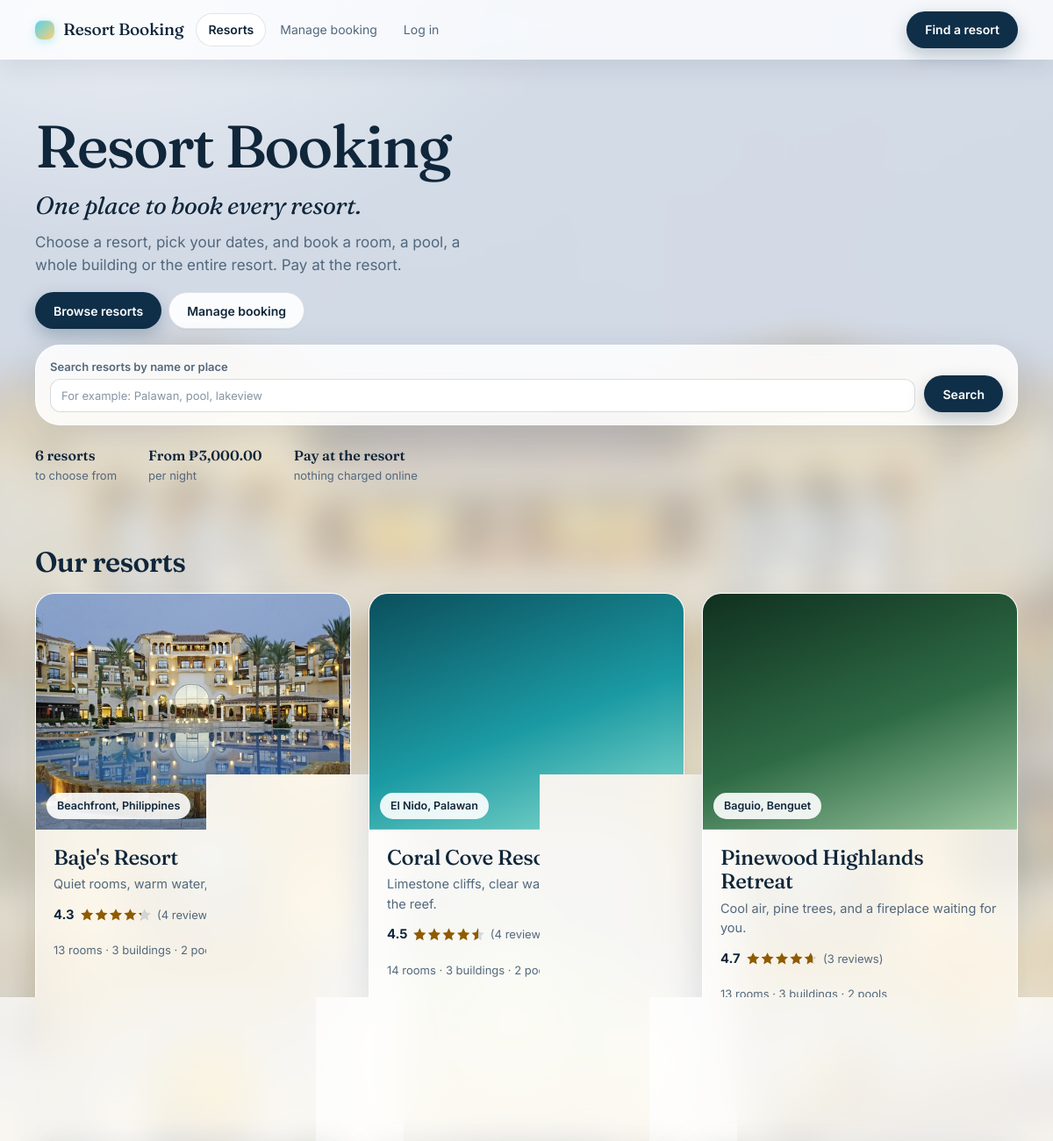
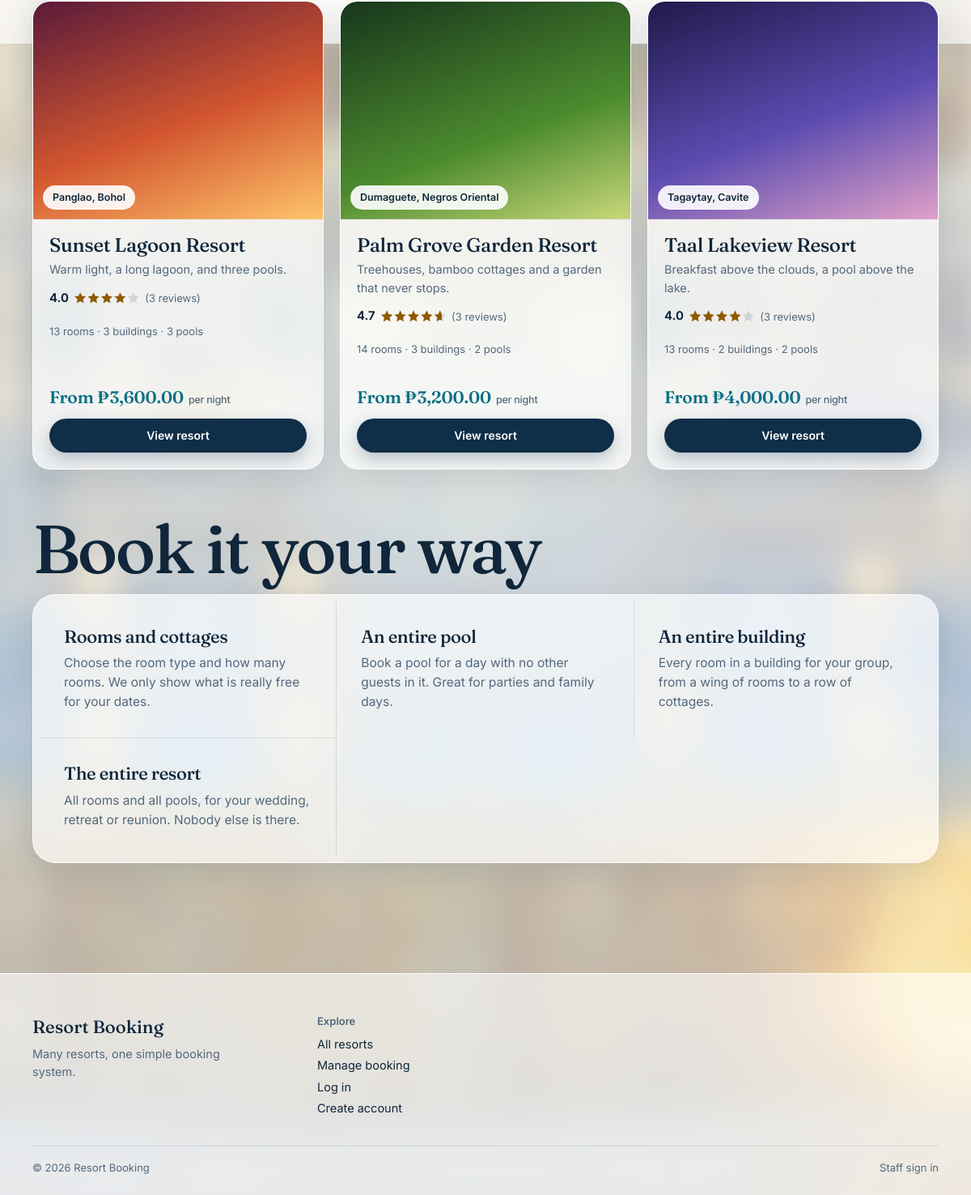
The page / on the database its author committed (2 pictures, top to bottom).
### tables this page shows
CREATE TABLE resort (
  resort_id       INT AUTO_INCREMENT PRIMARY KEY,
  slug            VARCHAR(40)  NOT NULL,               
  name            VARCHAR(100) NOT NULL,
  tagline         VARCHAR(160) NULL,
  description     TEXT NULL,
  location        VARCHAR(120) NULL,
  theme           VARCHAR(20)  NOT NULL DEFAULT 'ocean',    
  hero_image      VARCHAR(120) NULL,                   
  contact_email   VARCHAR(120) NULL,
  contact_phone   VARCHAR(40)  NULL,
  checkin_time    VARCHAR(20)  NOT NULL DEFAULT '2:00 PM',
  checkout_time   VARCHAR(20)  NOT NULL DEFAULT '12:00 NN',
  free_cancel_days INT NOT NULL DEFAULT 2,
  exclusive_rate  DECIMAL(10,2) NULL,                  
  is_active       TINYINT(1) NOT NULL DEFAULT 1,
  sort_order      INT NOT NULL DEFAULT 0,
  created_at      TIMESTAMP NOT NULL DEFAULT CURRENT_TIMESTAMP,
  CONSTRAINT uk_resort_slug UNIQUE (slug),
  CONSTRAINT ck_resort_rate CHECK (exclusive_rate IS NULL OR exclusive_rate >= 0)
);

### config.php (called while the page is built)
<?php
return [
    'db_host'  => '127.0.0.1',
    'db_port'  => 3306,
    'db_name'  => 'resort_db',
    'db_user'  => 'root',
    'db_pass'  => '',
    'debug'    => false,
    'platform'      => 'Resort Booking',
    'resort'        => "Baje's Resort",
    'tagline'       => 'Quiet rooms, warm water, long mornings.',
    'currency'      => '₱',
    'timezone'      => 'Asia/Manila',
    'checkin_time'  => '2:00 PM',
    'checkout_time' => '12:00 NN',
    'contact_email' => 'reservations@resort.test',
    'contact_phone' => '+63 900 000 0000',
    'mail' => [
        'driver'     => 'smtp',
        'host'       => 'smtp.gmail.com',
        'port'       => 587,
        'encryption' => 'tls',
        'username'   => 'bajeloveleandro@gmail.com',
        'password'   => 'wguh qhvr icie wcsj',
        'from_email' => 'bajeloveleandro@gmail.com',
        'from_name'  => "Baje's Resort",
    ],
    'verify_email' => true,
    'base_url'    => '',
    'force_https' => false,
    'min_nights'          => 1,
    'max_nights'          => 30,
    'max_advance_days'    => 365,
    'max_rooms_per_booking' => 5,
    'max_guests_per_booking' => 20,
    'free_cancel_days'    => 2,
];

### includes/bootstrap.php (called while the page is built, shortened)
<?php
$config = require __DIR__ . '/../config.php';
$config['platform'] ??= 'Resort Booking';
$config['resort'] = $config['platform'];
$resort = null;
function ru(string $url, ?string $slug = null): string
{
    global $resort;
    $slug ??= $resort['slug'] ?? '';
    if ($slug === '') {
        return $url;
    }
    $frag = '';
    return $url . (str_contains($url, '?') ? '&' : '?') . 'r=' . rawurlencode($slug) . $frag;
}
function h(mixed $value): string
{
    return htmlspecialchars((string)($value ?? ''), ENT_QUOTES, 'UTF-8');
}
function money(float|int|string $amount): string
{
    global $config;
    return $config['currency'] . number_format((float)$amount, 2);
}
function plural(int $n, string $one, ?string $many = null): string
{
    return $n . ' ' . ($n === 1 ? $one : ($many ?? $one . 's'));
}

### index.php (the view, shortened to what this page needs)
<?php
require __DIR__ . '/includes/layout.php';
require __DIR__ . '/includes/reviews.php';
$allStats = review_stats_all($pdo);
$resorts = $pdo->query(
    "SELECT r.*,
            (SELECT MIN(t.base_rate) FROM room_type t WHERE t.resort_id = r.resort_id) AS from_rate,
            (SELECT COUNT(*) FROM room x WHERE x.resort_id = r.resort_id AND x.status <> 'Maintenance') AS rooms,
            (SELECT COUNT(*) FROM pool p WHERE p.resort_id = r.resort_id) AS pools,
            (SELECT COUNT(*) FROM building b WHERE b.resort_id = r.resort_id) AS buildings
       FROM resort r WHERE r.is_active = 1 ORDER BY r.sort_order, r.name"
)->fetchAll();
$q = trim((string)($_GET['q'] ?? ''));
$cheapest   = array_filter(array_column($resorts, 'from_rate'), fn($v) => $v !== null);
?>
<section class="landing-hero">
  <div class="lh-copy">
    <h1><?= h($config['platform']) ?></h1>
    <p class="lead">One place to book every resort.</p>
    <p class="lh-sub">Choose a resort, pick your dates, and book a room, a pool, a whole building or the entire resort. Pay at the resort.</p>
    <div class="actions">
      <a class="btn primary" href="#resorts">Browse resorts</a>
      <a class="btn" href="booking.php">Manage booking</a>
    </div>
  </div>
  <form method="get" class="search-card plat-search" id="find">
    <label class="wide"><span>Search resorts by name or place</span><input type="search" name="q" value="<?= h($q) ?>" placeholder="For example: Palawan, pool, lakeview"></label>
    <button class="btn primary" type="submit">Search</button>
  </form>
  <ul class="lh-facts">
    <li><b><?= count($resorts) ?> <?= count($resorts) === 1 ? 'resort' : 'resorts' ?></b><span><?= $q !== '' ? 'match your search' : 'to choose from' ?></span></li>
    <?php if ($cheapest): ?><li><b>From <?= h(money((float)min($cheapest))) ?></b><span>per night</span></li><?php endif; ?>
    <li><b>Pay at the resort</b><span>nothing charged online</span></li>
  </ul>
</section>
<section class="block" id="resorts">
  <div class="block-head"><h2><?= $q !== '' ? h(plural(count($resorts), 'resort')) . ' found' : 'Our resorts' ?></h2></div>
  <div class="room-cards">
    <?php foreach ($resorts as $r):
        $theme = RESORT_THEMES[$r['theme']] ?? RESORT_THEMES['ocean'];
        $hero  = (preg_match('#^[a-z0-9_\-]+(/[a-z0-9_\-.]+)?\.(jpe?g|png|webp)$#i', (string)$r['hero_image']) && is_file(__DIR__ . '/assets/' . $r['hero_image'])) ? 'assets/' . $r['hero_image'] : '';
        $url   = 'landing.php?r=' . rawurlencode($r['slug']);
        ?>
    <article class="room-card">
      <a class="rc-photo<?= $hero === '' ? ' no-photo' : '' ?>" href="<?= h($url) ?>" style="<?= $hero !== '' ? 'background-image:url(\'' . h($hero) . '\')' : 'background-image:' . h($theme[1]) . '!important' ?>" aria-label="Open <?= h($r['name']) ?>">
        <?php if ($r['location']): ?><span class="rc-tag"><?= h($r['location']) ?></span><?php endif; ?>
      </a>
      <div class="rc-body">
        <h3><a href="<?= h($url) ?>"><?= h($r['name']) ?></a></h3>
        <p class="rc-desc"><?= h($r['tagline']) ?></p>
        <p class="rc-rating"><?= rating_line($allStats[(int)$r['resort_id']] ?? [], ru('reviews.php', $r['slug'])) ?></p>
        <p class="muted"><?= h(plural((int)$r['rooms'], 'room')) ?> · <?= h(plural((int)$r['buildings'], 'building')) ?> · <?= h(plural((int)$r['pools'], 'pool')) ?></p>
        <div class="rc-foot">
          <p class="price"><?php if ($r['from_rate'] !== null): ?>From <?= h(money($r['from_rate'])) ?> <small>per night</small><?php endif; ?></p>
          <a class="btn primary" href="<?= h($url) ?>">View resort</a>
        </div>
      </div>
    </article>
    <?php endforeach; ?>
  </div>
</section>
<section class="block why">
  <h2 class="why-title">Book it your way</h2>
  <ul class="why-list">
    <li><h3>Rooms and cottages</h3><p>Choose the room type and how many rooms. We only show what is really free for your dates.</p></li>
    <li><h3>An entire pool</h3><p>Book a pool for a day with no other guests in it. Great for parties and family days.</p></li>
    <li><h3>An entire building</h3><p>Every room in a building for your group, from a wing of rooms to a row of cottages.</p></li>
    <li><h3>The entire resort</h3><p>All rooms and all pools, for your wedding, retreat or reunion. Nobody else is there.</p></li>
  </ul>
</section>

### includes/reviews.php (shortened to what this page needs)
<?php
function review_stats_all(PDO $pdo): array
{
    $out = [];
    foreach ($pdo->query("SELECT resort_id, COUNT(*) AS c, AVG(rating) AS a FROM review WHERE status = 'Published' GROUP BY resort_id") as $r) {
        $out[(int)$r['resort_id']] = ['count' => (int)$r['c'], 'avg' => (float)$r['a']];
    }
    return $out;
}
function stars(float $avg): string
{
    $pct = max(0, min(100, round($avg / 5 * 100)));
    return '<span class="stars" style="--pct:' . $pct . '%" role="img" aria-label="' . h(number_format($avg, 1)) . ' out of 5 stars"></span>';
}
function rating_line(array $st, string $href = ''): string
{
    $text = '<strong>' . h(number_format($st['avg'], 1)) . '</strong> ' . stars($st['avg']) . ' <span class="muted">(' . h(plural($st['count'], 'review')) . ')</span>';
    return '<span class="rating-line">' . ($href !== '' ? '<a href="' . h($href) . '">' . $text . '</a>' : $text) . '</span>';
}

### rows shown on the page
resort: hero_image (picture), location "Beachfront, Philippines", name "Baje's Resort", tagline "Quiet rooms, warm water, long mornings.", avg "4.3", $pct 85 (drawn), count "4 reviews", rooms "13 rooms", buildings "3 buildings", pools "2 pools"
resort: location "El Nido, Palawan", name "Coral Cove Resort", tagline "Limestone cliffs, clear water, and a bed above the reef.", avg "4.5", $pct 90 (drawn), count "4 reviews", rooms "14 rooms", buildings "3 buildings", pools "2 pools"
resort: location "Baguio, Benguet", name "Pinewood Highlands Retreat", tagline "Cool air, pine trees, and a fireplace waiting for you.", avg "4.7", $pct 93 (drawn), count "3 reviews", rooms "13 rooms", buildings "3 buildings", pools "2 pools"
resort: location "Panglao, Bohol", name "Sunset Lagoon Resort", tagline "Warm light, a long lagoon, and three pools.", avg "4.0", $pct 80 (drawn), count "3 reviews", rooms "13 rooms", buildings "3 buildings", pools "3 pools", from_rate "₱3,600.00"
resort: location "Dumaguete, Negros Oriental", name "Palm Grove Garden Resort", tagline "Treehouses, bamboo cottages and a garden that never stops.", avg "4.7", $pct 93 (drawn), count "3 reviews", rooms "14 rooms", buildings "3 buildings", pools "2 pools", from_rate "₱3,200.00"
resort: location "Tagaytay, Cavite", name "Taal Lakeview Resort", tagline "Breakfast above the clouds, a pool above the lake.", avg "4.0", $pct 80 (drawn), count "3 reviews", rooms "13 rooms", buildings "2 buildings", pools "2 pools", from_rate "₱4,000.00"

### other values the page prints
$brandName "Resort Booking"
$label "Resorts"
$label "Manage booking"
$label "Log in"
$config['platform'] "Resort Booking"
count($resorts) "6"
money((float)min($cheapest)) "₱3,000.00"
$resort ? $config['resort'] : $config['platform'] "Resort Booking"
